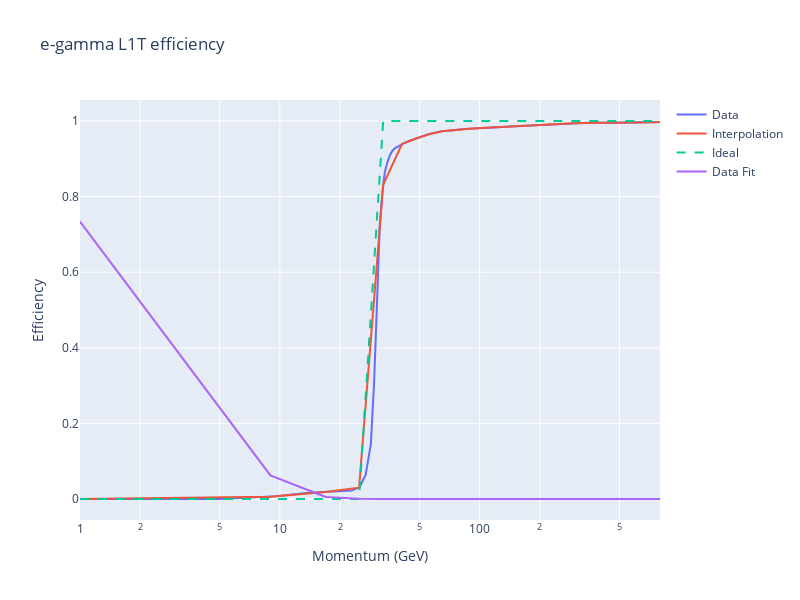

Notebook code cell kept with this figure:
### Code cell
fig = go.Figure()
fig.add_scatter(x = egamma["x"], y = egamma[" y"], name="Data")
fig.add_scatter(x = egamma_xs, y = egamma_spl(egamma_xs), name="Interpolation")
fig.add_scatter(x = egamma_xs, y = egamma_ideal(egamma_xs), name = "Ideal", line_dash="dash")
fig.add_scatter(x = egamma_xs, y = 1.0 - exp_cdf(egamma_xs, egamma_l), name = "Data Fit")
fig.update_layout(width = 800,
                  height = 600,
                  title = "e-gamma L1T efficiency",
                  xaxis_title = "Momentum (GeV)",
                  yaxis_title = "Efficiency",
                  )
fig.update_xaxes(type = "log")
